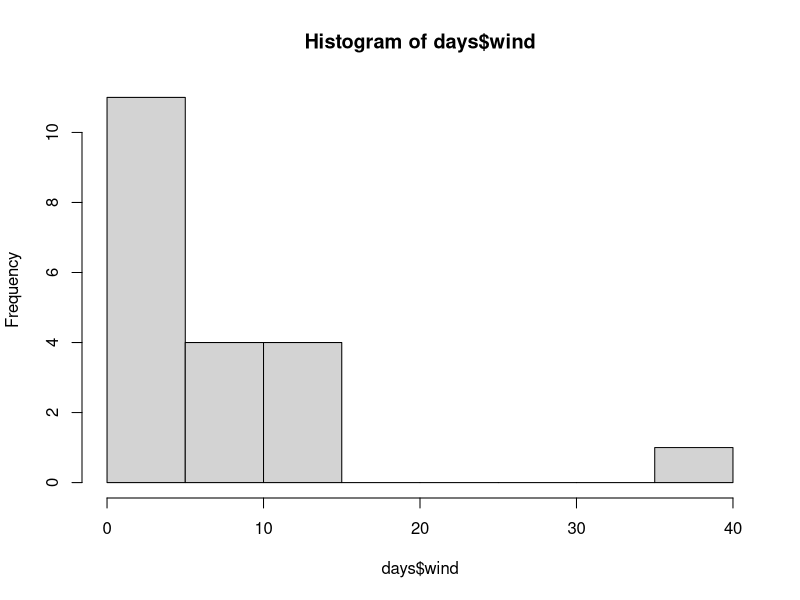
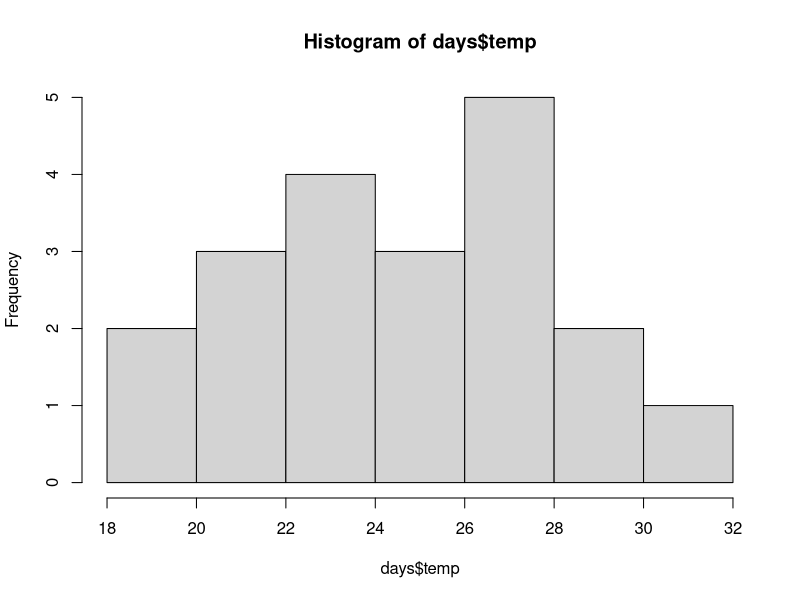
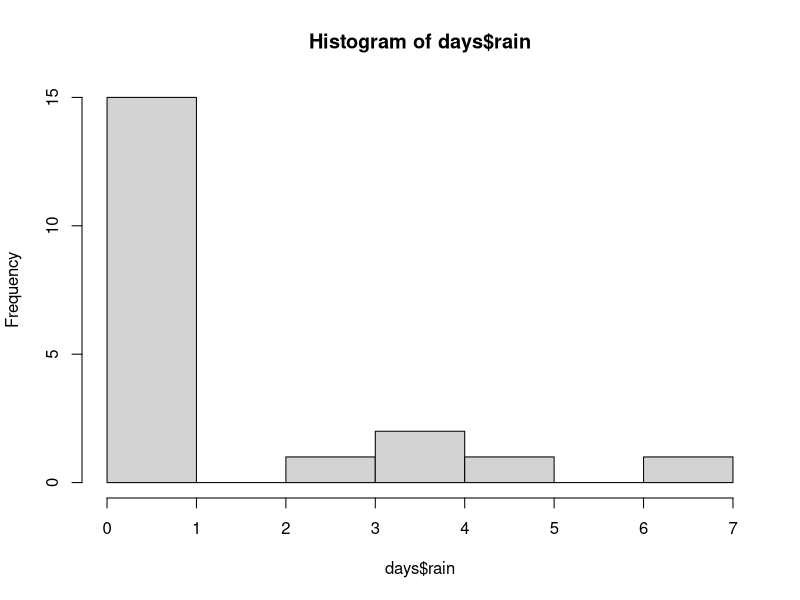
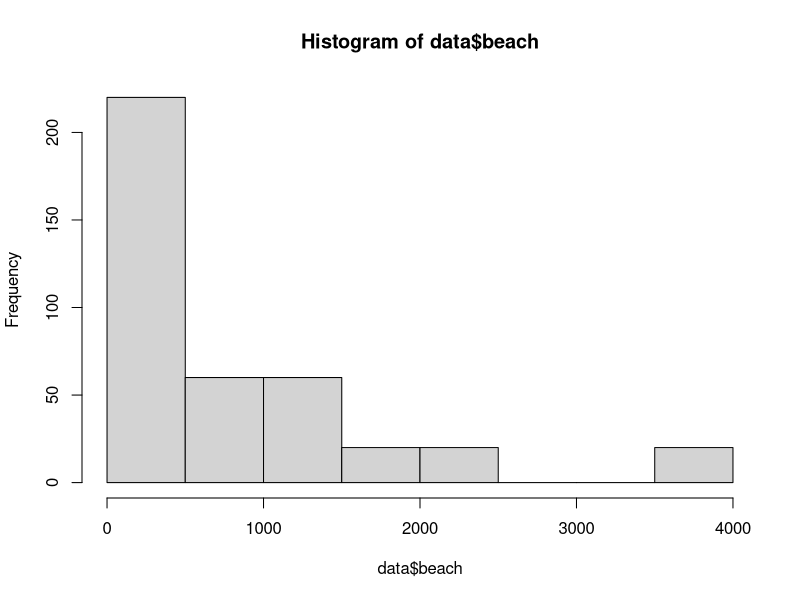
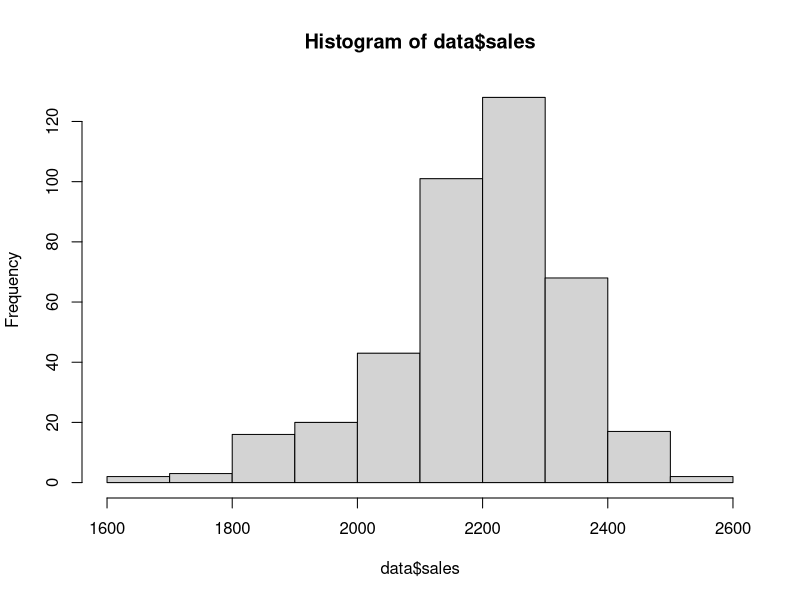
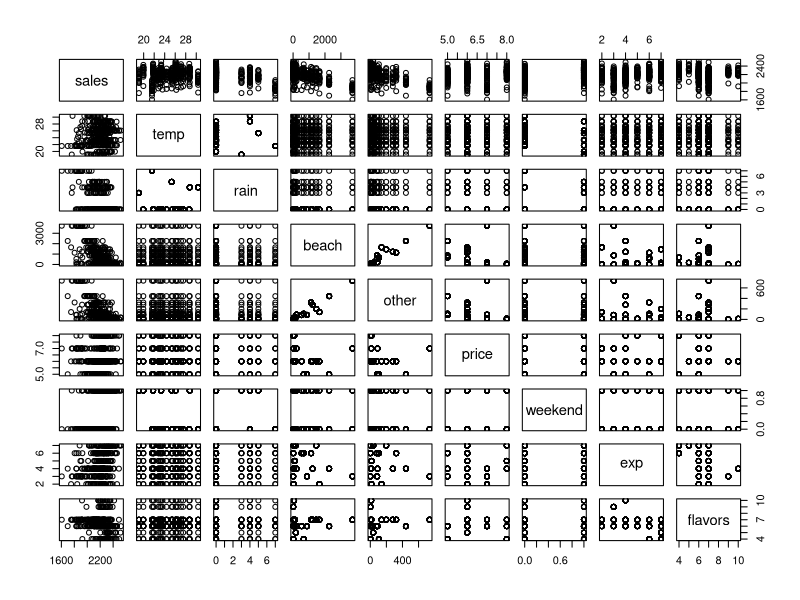
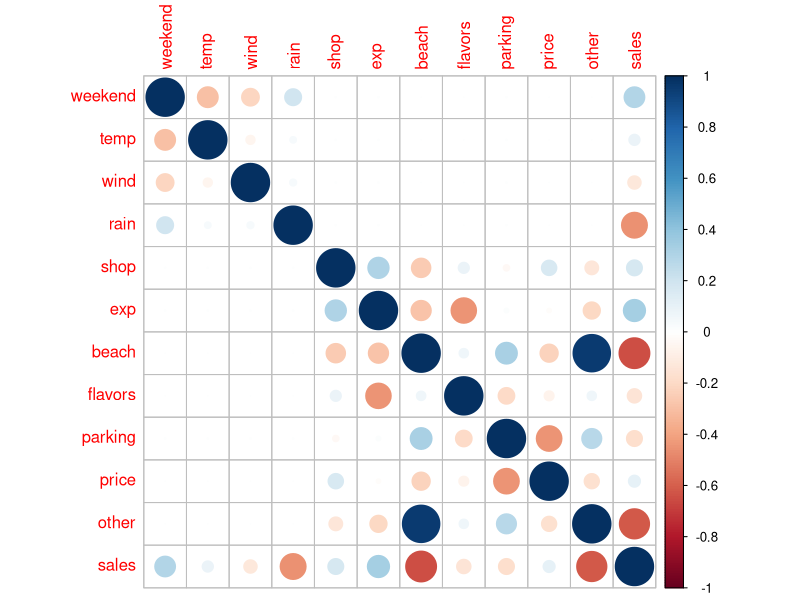
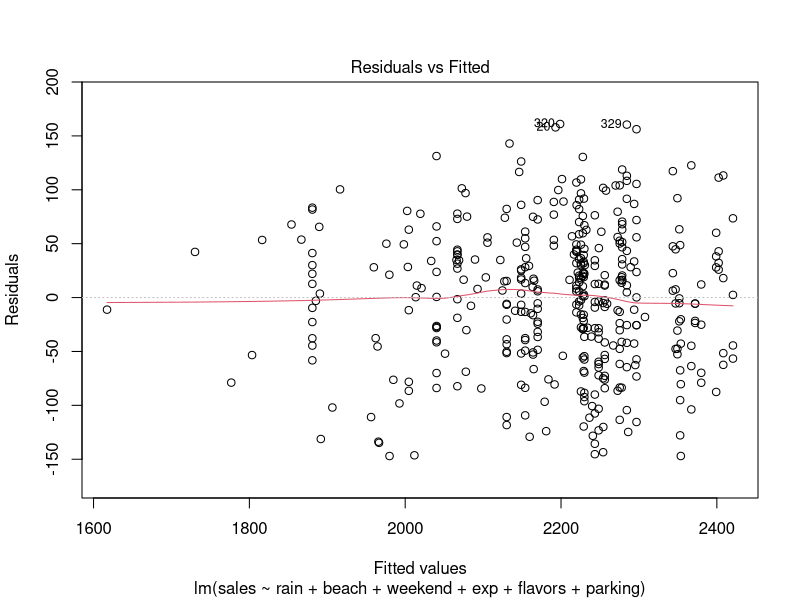

Reproduce these figures in R, in order.
# generowanie danych

# zmienne na temat dni
# podstawowe: weekend, temperatura, wiatr
# pochodne: deszcz - większe prawdopodobieństwo, gdy temperatura jest niższa

# zmienne na temat lodziarni
# podstawowe: jak blisko do plaży, od jak dawna istnieje, ile smaków lodów, czy ma parking
# pochodne: jak blisko do innych, cena za gałkę

# sprzedaż: większa w weekend (interakcja z pogodą i bliskością do plaży?),
# większa przy temperaturze, niższa przy deszczu, niezleżna od wiatru
# kwadratowa zależność od wieku i od gałek lodów, niezależna od parkingu
# im bliżej plaży, tym lepiej, ale im bliżej innych, tym gorzej

# w następnym zadaniu dodać jakieś outliery: dni świąteczne, festiwal, sławna lodziarnia

n_days <- 20

set.seed(123)
days <- data.frame(
  day_nr = 1:n_days,
  weekend = sample(c(0, 1), n_days, replace = T, prob = c(5, 2)/7),
  temp = rnorm(n_days, 25, 3),
  wind = rlnorm(n_days, 1.5, 1)
)

# deszcz: większe prawdopodobieństwo, gdy temperatura jest niższa
days$rain = sapply(days$temp, function(x) sample(c(0, 1), 1, prob = c(50+x, 50-x)/100)*rpois(1, 5))

hist(days$wind)
hist(days$temp)
hist(days$rain)

summary(days)

set.seed(456)
n_shops = 20

shops = data.frame(
  shop = 1:n_shops,
  exp = rpois(n_shops, 5),
  beach = rlnorm(n_shops, 2.5, 1.5)*10,
  flavors = rpois(n_shops, 3)+4,
  parking = sample(c(0, 1), n_shops, replace = T)
)

shops$parking = ifelse(shops$beach < 200, 0, shops$parking)

shops$price = ifelse(shops$beach < 200, 7, 6) + sample(c(-1, 0, 1), n_shops, replace = T)
shops$other = sapply(shops$beach, function(x) rlnorm(1, log(x/50), 0.5)*10)

data <- merge(days, shops, by = NULL)

data$sales <- 2000 + 10*data$temp - 40*data$rain - 0.1*data$beach + 0.05*data$other - 7*data$price +
  30*data$weekend + 5*data$temp*data$weekend +
  10*(data$exp-4)^2 + 5*(data$flavors-7)^2 + rnorm(400, 0, 50)

hist(data$beach)  
hist(data$sales)  

pairs(sales ~ temp + rain + beach + other + price + weekend + exp + flavors, data)


# regresja z wieloma zmiennymi

model <- lm(sales ~ temp + rain + beach + other + price + weekend + exp + flavors + parking + wind, data)
summary(model)

# Tu omówić interpretację zmiennych

cor(data$price, data$beach)

cor(data)

install.packages("corrplot")
library(corrplot)

corrplot(cor(data[,-1]))

# koincydencja

sign(model$coefficients)
sign(cor(data[,-1]))[,10]

# nie występuje dla "other" ze względu na wysoką korelację z "beach" - w modelu lepiej mieć tylko jedną z nich

library(car)
vif(model)

model <- lm(sales ~ temp + rain + beach + price + weekend + exp + flavors + parking + wind, data)
summary(model)

# poprawa - nieistotne są zmienne, które nie brały udziału w tworzeniu sales
# odrzucam nieistotne zmienne

model <- lm(sales ~ temp + rain + beach + weekend + flavors, data)
summary(model)

# zwiększone skorygowane R2 - więc model zyskuje na pomniejszeniu

# pokazuję, że jeśli usunę ważną zmienną, oba wskaźniki spadają
model <- lm(sales ~ rain + beach + weekend + exp + flavors + parking, data)
summary(model)

plot(model)

# metoda Hellwiga

expand.grid(c(1:3), c(1:3), c(1:3))

comb <- expand.grid(rep(list(c(T,F)), 10))
2^10-1

k <- c(1:10)[unlist(comb[100,])]

m <- 10

data <- data[,-c(1, 6)]

cor_matrix <- cor(data)
cor_matrix

Ry <- cor_matrix[-11,11]
Rx <- cor_matrix[-11,-11]


comb <- expand.grid(rep(list(c(T,F)), m))
comb

Max <- 0
K_max <- NULL
#duża pętla po wierszach comb
for(i in 1:(nrow(comb)-1)) {
  k <- c(1:m)[unlist(comb[i,])]
  #print(k)
  wynik <- 0
  
  # pętla po zmiennych w kombinacji
  for(n in k){
    #print(wynik)
    wynik <- wynik + Ry[n]^2/sum(abs(Rx[n,k]))
    #print(wynik)
  }
  if(wynik>Max)
  {
    Max <- wynik
    K_max <- k
  }
}

colnames(data)[K_max]

# Model z Hellwiga może mieć mniejsze R^2

model <- lm(sales ~ weekend + beach + rain + exp + temp, data)
summary(model)

vif(model)


model <- lm(sales ~ temp + rain + beach + weekend + exp + flavors + parking, data)
summary(model)
vif(model)


